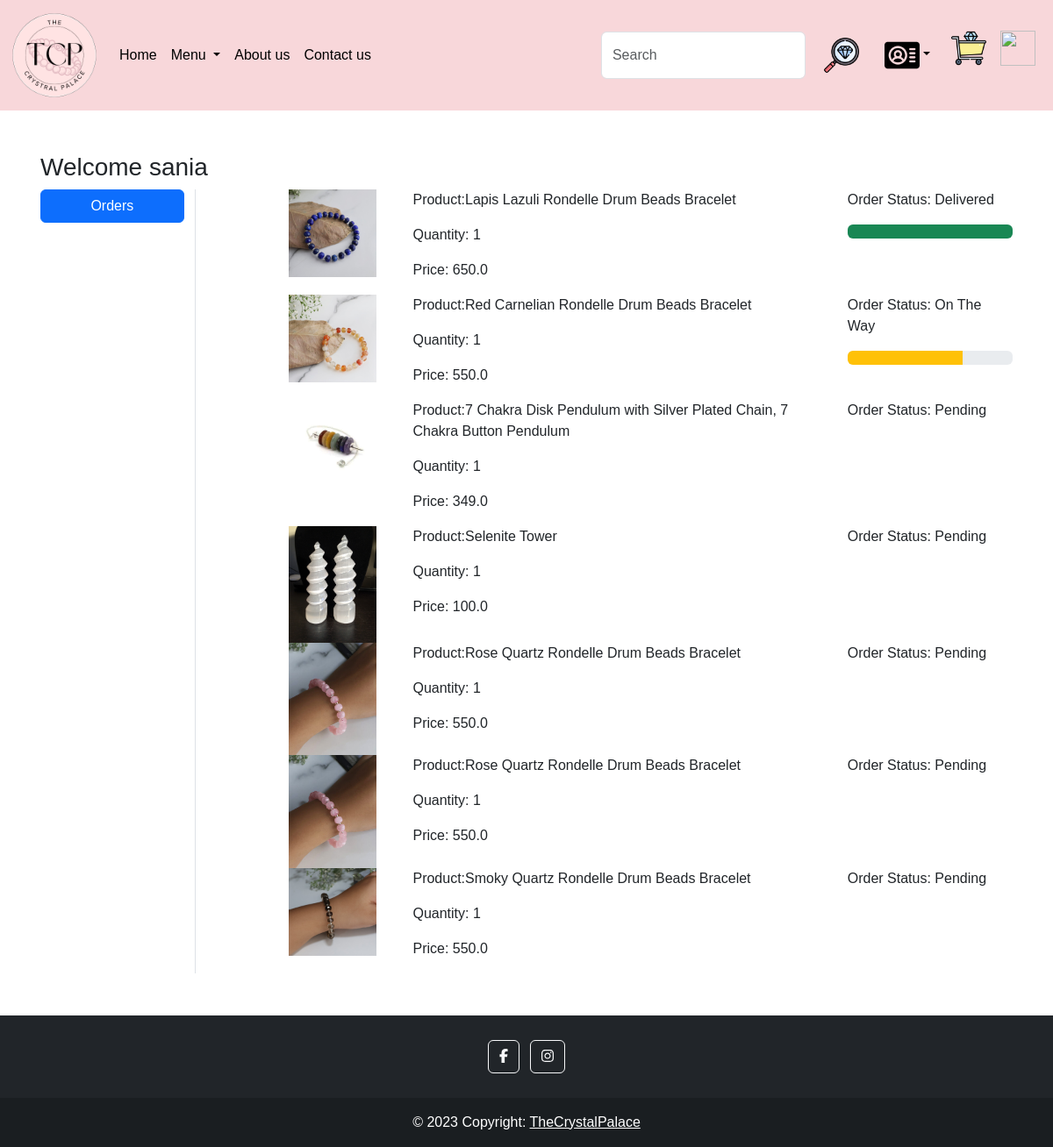
Screenshot of /orders/ (signed in) with the database file from the repository.
### app/models.py (models this page shows, shortened)
class OrderPlaced(models.Model):
    user =  models.ForeignKey(User,on_delete=models.CASCADE)
    customer =  models.ForeignKey(Customer,on_delete=models.CASCADE)
    product =  models.ForeignKey(Product,on_delete=models.CASCADE)
    quantity = models.PositiveIntegerField(default=1)
    ordered_date = models.DateTimeField(auto_now_add=True)
    status =  models.CharField(max_length=50,choices=STATUS_CHOICES, default='Pending')
    payment = models.ForeignKey(Payment,on_delete=models.CASCADE,default="")
    @property
    def total_cost(self):
        return self.quantity * self.product.discounted_price

class Product(models.Model):
    title = models.CharField(max_length=100)
    selling_price = models.FloatField()
    discounted_price = models.FloatField()
    description = models.TextField()
    customization = models.TextField(default=' Not Available')
    category = models.CharField(choices=CATEGORY_CHOICES, max_length=2)
    product_image = models.ImageField(upload_to='product')

### app/views.py (the view)
# urls.py: path('orders/', views.orders, name="orders"),
@login_required
def orders(request):
    order_placed=OrderPlaced.objects.filter(user=request.user)
    return render(request, 'app/orders.html',locals())

### app/templates/app/orders.html (shortened to what this page needs)
{% extends 'app/base.html' %}
{% load static %}
{% block main-content %}
<div class="container my-5">
    <div class="row">
        <h3> Welcome <span class="text-captailize">{{request.user}}</span></h3>
        <div class="col-sm-2 border-end">
            <ul class="list-unstyled">
                <li class="d-grid"><a href="{% url 'orders' %}" class="btn btn-primary">Orders</a></li>
            </ul>
        </div>
        <div class="col-sm-9 offset-sm-1">
            {% for op in order_placed %}
            <div class="row">
                <div class="col-sm-2">
                    <img src="{{op.product.product_image.url}}" class="img-fluid" height="100" width="100"/>
                </div>
                <div class="col-sm-7">
                    <p>Product:{{op.product.title}}</p>
                    <p>Quantity: {{op.quantity}}</p>
                    <p>Price: {{op.total_cost}}</p>
                </div>
                <div class="col-sm-3">
                    <p>Order Status: {{op.status}}</p>
                    {% if op.status == 'On The Way' %}
                    <div class="progress">
                        <div class="progress-bar bg-warning" role="progressbar" style="width: 70%" aria-valuenow="70" aria-valuemin="0" aria-valuemax="100"></div>
                    </div>
                    {% endif %}
                    {% if op.status == 'Delivered' %}
                    <div class="progress">
                        <div class="progress-bar bg-success" role="progressbar" style="width: 100%" aria-valuenow="100" aria-valuemin="0" aria-valuemax="100"></div>
                    </div>
                    {% endif %}
                </div>
            </div>
            {% endfor %}
        </div>
    </div>
</div>
{% endblock main-content %}

### app/templates/app/base.html (shortened to what this page needs)
<!DOCTYPE html>
{% load static %}
<html lang="en">
<head>
    <link href="https://cdn.jsdelivr.net/npm/bootstrap@5.3.0-alpha1/dist/css/bootstrap.min.css" rel="stylesheet">
    <link rel="stylesheet" href="{% static 'app/css/owl.carousel.min.css'%}"/>
    <link rel="stylesheet" href="{% static 'app/css/all.min.css'%}"/>
    <link rel="stylesheet" href="{% static 'app/css/style.css'%}"/>
</head>
<body>
    <nav class="navbar navbar-expand-lg navbar-dark bg-danger-subtle">
        <div class="container-fluid">
          <a class="navbar-brand" href="/">
            <img src="{% static 'app/images/homepage/LogoCrystal.png' %}" width="100" height="100"/>
          </a>
          <div class="collapse navbar-collapse" id="navbarSupportedContent">
            <ul class="navbar-nav me-auto mb-2 mb-lg-0">
              {% if request.user.is_authenticated %}
              <li class="nav-item">
                <a class="nav-link text-black active" aria-current="page" href="/">Home</a>
              </li>
              <li class="nav-item dropdown">
                <a class="nav-link text-black dropdown-toggle" href="#" role="button" data-bs-toggle="dropdown" aria-expanded="false">
                  Menu
                </a>
              </li>
              <li class="nav-item">
                <a class="nav-link text-black" href="{% url "about" %}">About us</a>
              </li>
              <li class="nav-item">
                <a class="nav-link text-black" href="{% url 'contact'%}">Contact us</a>
              </li>
            </ul>
            <form class="d-flex" role="search" action="/search">
              <input class="form-control me-2" type="search" placeholder="Search" name="search" aria-label="Search">
              <button class="btn btn-outline-danger-subtle" type="submit"><img src="{%static "app\images\homepage\search.png" %}"width="40" height="40"/></button>
            </form>
          </div>
          <ul class="navbar-nav me-auto mb-2 mb-lg-0">
            <li class="nav-item dropdown mx-2">
              <a class="nav-link text-black dropdown-toggle" href="#" id="profileDropdown" role="button" data-bs-toggle="dropdown" aria-expanded="false">
                <img src="{%static "app\images\homepage\account.png" %}"width="40" height="40"/></a>
            </li>
            <li class="nav-item  mx-2">
              <a href="{% url 'showcart' %}">
                <img src="{%static "app\images\homepage\cart.png" %}"width="40" height="40"/></a>
                <li class="nav-item  mx-2">
                  <a href="{% url 'wishlist' %}">
                    <img src="{%static "app\images\homepage\wishlist.png" %}"width="40" height="40"/></a>
            {% else %}
            <li class="nav-item mx-2 "><a href="{% url "customerregistration" %}" class="nav-link text-black">Register</a></li>
            <li class="nav-item  mx-2"><a href="{% url "login" %}"class="nav-link text-black">Login</a></li>
            {% endif %}
          </ul>
        </div>
      </nav>
      {% block main-content %}{% endblock main-content %}
      <footer class="bg-dark text-center text-white">
        <div class="container p-4 pb-0">
          <section class="mb-4">
            <a class="btn btn-outline-light btn-floating m-1" href="#!" role="button">
              <i class="fab fa-facebook-f"></i>
            </a>
            <a  class="btn btn-outline-light btn-floating m-1"  href="https://www.instagram.com/the.sallsation/" target="_blank" rel="noopener" role="button">
              <i class="fab fa-instagram"></i>
            </a>
          </section>
        </div>
        <div class="text-center p-3" style="background-color: rgba(0, 0, 0, 0.2);">
          © 2023 Copyright:
          <a class="text-white" href="/">TheCrystalPalace</a>
        </div>
    </footer>
</body>
</html>

### app/static/app/css/style.css (style rules this page uses)
.row::after { content: ""; clear: both; display: table; }
body { font-family: Arial, Helvetica, sans-serif; margin: 0; }
html { box-sizing: border-box; }
*, *:before, *:after { box-sizing: inherit; }
.container { padding: 0 16px; }
.container::after, .row::after { content: ""; clear: both; display: table; }

### rows the page displays
OrderPlaced: product.product_image (picture), product "Lapis Lazuli Rondelle Drum Beads Bracelet", quantity "1", total_cost "650.0", status "Delivered"
OrderPlaced: product.product_image (picture), product "Red Carnelian Rondelle Drum Beads Bracelet", quantity "1", total_cost "550.0", status "On The Way"
OrderPlaced: product.product_image (picture), product "7 Chakra Disk Pendulum with Silver Plated Chain, 7 Chakra Button Pendulum", quantity "1", total_cost "349.0", status "Pending"
OrderPlaced: product.product_image (picture), product "Selenite Tower", quantity "1", total_cost "100.0", status "Pending"
OrderPlaced: product.product_image (picture), product "Rose Quartz Rondelle Drum Beads Bracelet", quantity "1", total_cost "550.0", status "Pending"
OrderPlaced: product.product_image (picture), product "Rose Quartz Rondelle Drum Beads Bracelet", quantity "1", total_cost "550.0", status "Pending"
OrderPlaced: product.product_image (picture), product "Smoky Quartz Rondelle Drum Beads Bracelet", quantity "1", total_cost "550.0", status "Pending"

### other values shown
{{ request.user }} "sania"
